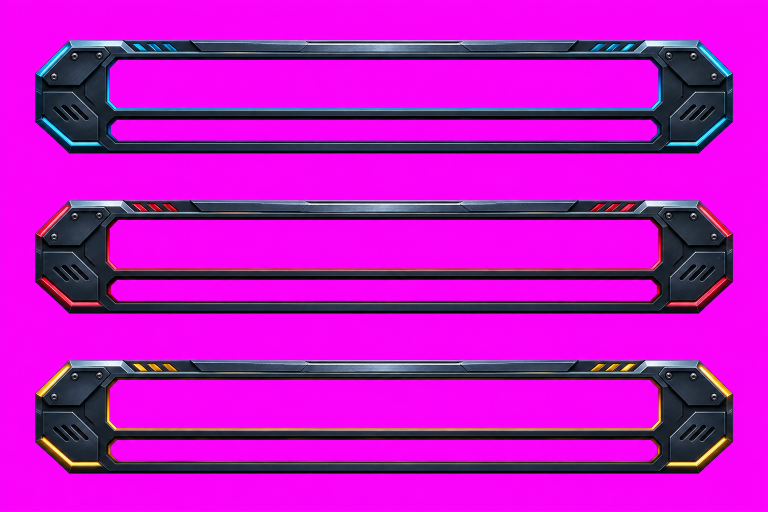
#> input picture tools/autopista/pack30/placas.png, 1536 x 1024 px, found by its file name (shown at 1/2 size)
$ python procesa_pack30.py
#> lines starting #> are read from the running program, lines starting #| are printed output that depends on the picture; after the words box and inside, x2 and y2 are one past the last pixel; in counts of white or black regions, pixels touching at a corner belong together
# Pack Autopista 30 ART: placas de vida + energía (azul/roja/dorada). Quita el magenta (fuera y dentro de las ventanas) y mide las ventanas.
# python3 -I tools/autopista/procesa_pack30.py
import json, numpy as np
from PIL import Image
from scipy import ndimage
R = 'tools/autopista/pack30/'; S = 'public/batalla/ui/'
im = np.array(Image.open(R + 'placas.png').convert('RGB')).astype(int)
r, g, b = im[..., 0], im[..., 1], im[..., 2]
mag = (r > 150) & (b > 150) & (g < 130)
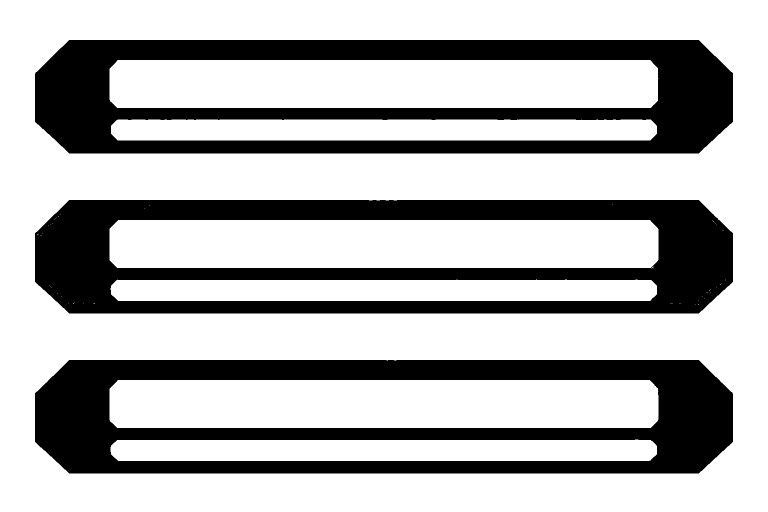
#> mag: shape (1024, 1536) bool (shown at 1/2 size); 70% white; 3 black regions, box (x1, y1, x2, y2) and area: (70, 80, 1466, 307) 157724, (70, 720, 1466, 947) 157522, (70, 400, 1466, 627) 157396
lab, n = ndimage.label(~mag)
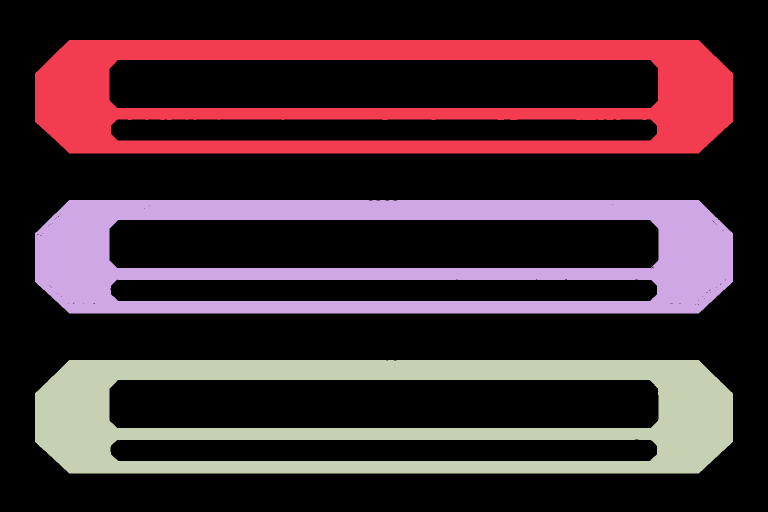
#> lab: shape (1024, 1536) int32 (shown at 1/2 size); 4 distinct labels, from 0 to 3; one colour per label, 0 black
#> n = 3
placas = sorted([s for i, s in enumerate(ndimage.find_objects(lab)) if (lab[s] == i + 1).sum() > 20000], key=lambda s: s[0].start)
#> placas = 3 items
med = {}
for nombre, s in zip(['azul', 'rojo', 'yo'], placas):
    y0, y1, x0, x1 = s[0].start, s[0].stop, s[1].start, s[1].stop
    c = im[y0:y1, x0:x1].copy(); m = mag[y0:y1, x0:x1]
    # ventanas = magenta que no toca el borde de la placa
    l2, n2 = ndimage.label(m); vent = []
    for j, s2 in enumerate(ndimage.find_objects(l2)):
        if s2[0].start > 0 and s2[1].start > 0 and s2[0].stop < m.shape[0] and s2[1].stop < m.shape[1] and (l2[s2] == j + 1).sum() > 2000:
            vent.append((s2[0].start, s2[0].stop, s2[1].start, s2[1].stop))
    vent.sort()
    a = np.where(m, 0, 255).astype(np.uint8)
    # quitar el tinte rosa del borde: píxeles casi magenta junto al hueco → algo transparentes y sin rosa
    borde = ndimage.binary_dilation(m, iterations=2) & ~m
    a[borde] = 160
    cc = c.copy(); cc[borde, 1] = np.maximum(cc[borde, 1], np.minimum(cc[borde, 0], cc[borde, 2]) // 2)
    cc[borde, 0] = cc[borde, 0] * 0.6; cc[borde, 2] = cc[borde, 2] * 0.6
    out = np.dstack([cc.clip(0, 255).astype(np.uint8), a])
    Image.fromarray(out, 'RGBA').save(S + 'ap_placa_' + nombre + '.webp', quality=92)
    W, H = x1 - x0, y1 - y0
    med[nombre] = {'w': W, 'h': H, 'vent': [[v[2] / W * 100, v[0] / H * 100, v[3] / W * 100, v[1] / H * 100] for v in vent]}
#> this loop made 3 passes
#> (nombre, y0, y1, n2) on passes 1 to 3: ('azul', 80, 307, 6), ('rojo', 400, 627, 69), ('yo', 720, 947, 8)
#> pass 1, `l2, n2 = ndimage.label(m)`:
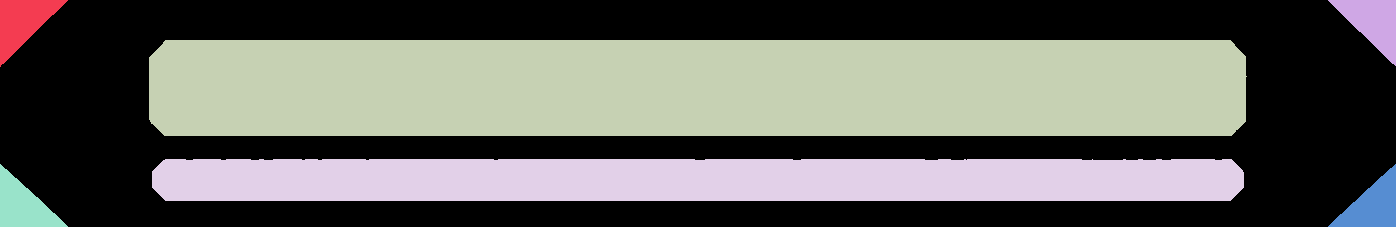
#> l2: shape (227, 1396) int32; 7 distinct labels, from 0 to 6; one colour per label, 0 black
#> after the loop:
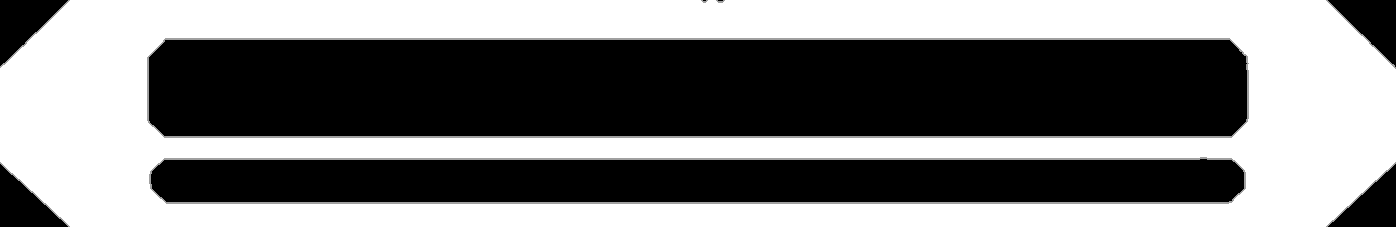
#> a: shape (227, 1396); min 0, max 255, mean 123.8
#> after the loop:
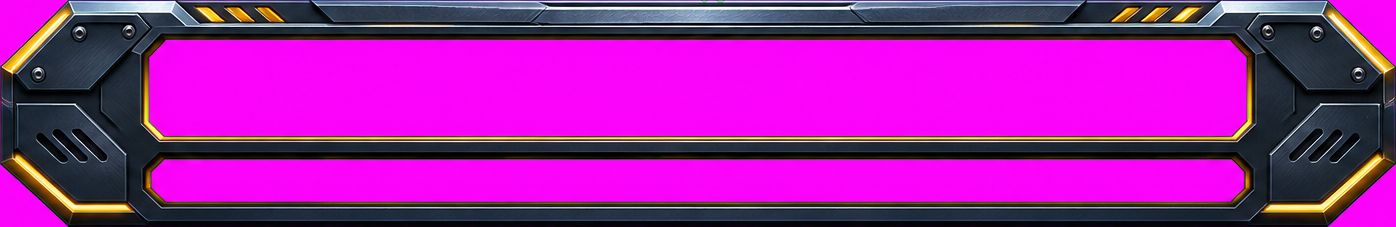
#> cc: shape (227, 1396, 3) int64; mean R, G, B 155.3, 33, 156.5
#> after the loop:
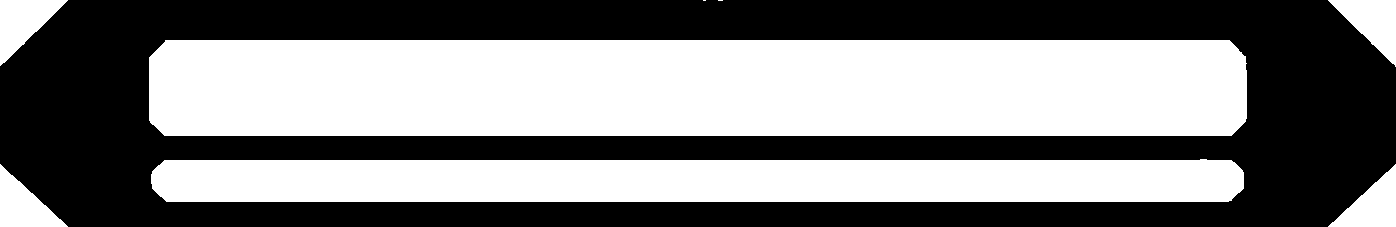
#> m: shape (227, 1396) bool; 50.3% white; 1 black region, box (x1, y1, x2, y2) and area: (0, 0, 1396, 227) 157522
#> after the loop:
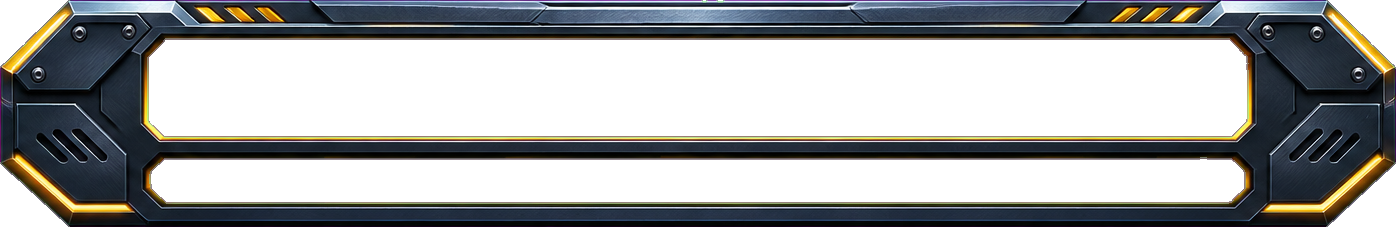
#> out: shape (227, 1396, 4); mean R, G, B, A 155.3, 33, 156.5, 123.8; transparent parts drawn white
#> after the loop, med = 3 items
print(json.dumps(med, indent=1))
#> (printed output is left out)

# ---------- imágenes 2-4: líquidos viscosos (vida.png = tiras verde/azul/rojo, energia.png = fucsia horizontal y vertical, frentes.png = remates)
from scipy import ndimage as nd
def carga(n):
#> (the run stopped early here; a loop or call above may not have finished)
